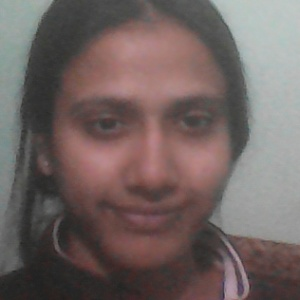
#> input picture backend/dataset/nida/0.jpg, 300 x 300 px, given in place of the camera
$ python face_capture.py
#> lines starting #> are read from the running program, lines starting #| are printed output that depends on the picture; after the words box and inside, x2 and y2 are one past the last pixel; in counts of white or black regions, pixels touching at a corner belong together
import cv2
import os

# Load Haar Cascade
face_cascade = cv2.CascadeClassifier(
    "haarcascade_frontalface_default.xml"
)

name = input("Enter your name: ").strip()
#> the answer given: dataset/nida/0.jpg

dataset_dir = "dataset"
person_dir = os.path.join(dataset_dir, name)

if not os.path.exists(person_dir):
    os.makedirs(person_dir)

# Try camera index 0
cap = cv2.VideoCapture(0)

if not cap.isOpened():
    print("❌ Camera index 0 not working, trying index 1...")
    cap = cv2.VideoCapture(1)

if not cap.isOpened():
    print("❌ Camera not opening. Close other apps using camera.")
    exit()

print("✅ Camera opened successfully")
print("📸 Capturing cropped face images | Press Q to stop")

count = 0
padding = 40

while True:
    ret, frame = cap.read()
#> frame is the input picture: shape (300, 300, 3); mean B, G, R 97.8, 99.9, 113.4
    if not ret:
        print("❌ Failed to read frame")
        break

    gray = cv2.cvtColor(frame, cv2.COLOR_BGR2GRAY)
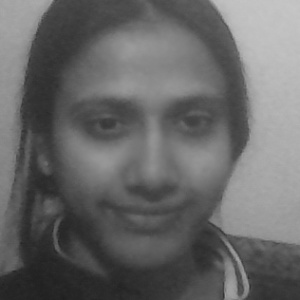
#> gray: shape (300, 300); min 30, max 198, mean 103.7

    faces = face_cascade.detectMultiScale(
        gray,
        scaleFactor=1.1,
        minNeighbors=7,
        minSize=(80, 80)
    )
#> faces = [[41, 41, 219, 219]]

    for (x, y, w, h) in faces:
        x1 = max(0, x - padding)
        y1 = max(0, y - padding)
        x2 = min(frame.shape[1], x + w + padding)
        y2 = min(frame.shape[0], y + h + padding)

        face = frame[y1:y2, x1:x2]
        face = cv2.resize(face, (300, 300))

        img_path = os.path.join(person_dir, f"{count}.jpg")
        cv2.imwrite(img_path, face)
        count += 1

        cv2.rectangle(frame, (x1, y1), (x2, y2), (0, 255, 0), 2)
#> this loop made 1 pass
#> (x, y, w, h, x1, y1, x2, y2) on pass 1: (41, 41, 219, 219, 1, 1, 300, 300)
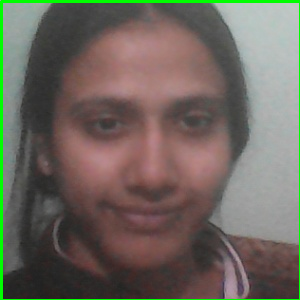
#> frame: shape (300, 300, 3); 2.65% of pixels changed, all inside (x1, y1, x2, y2) = (0, 0, 300, 300)
#> after the loop, count = 1

    cv2.imshow("Face Dataset Capture", frame)

    if cv2.waitKey(1) & 0xFF == ord('q') or count >= 25:
#> (key q is pressed here)
        break

cap.release()
cv2.destroyAllWindows()

print(f"✅ Dataset created: {count} images saved for {name}")
#| ✅ Dataset created: 1 images saved for dataset/nida/0.jpg
